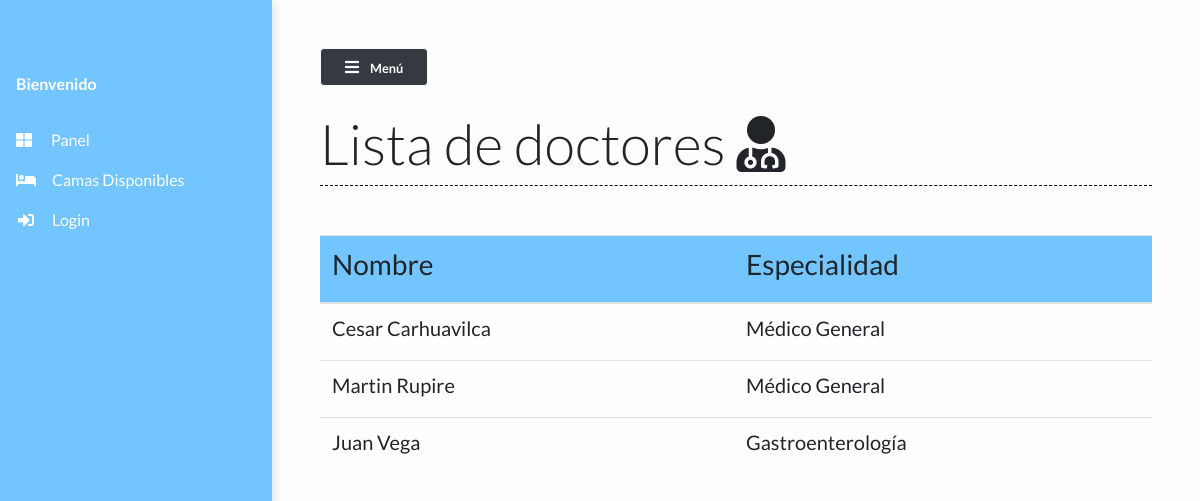
/doctor_list/, run on an earlier commit of the app's database.
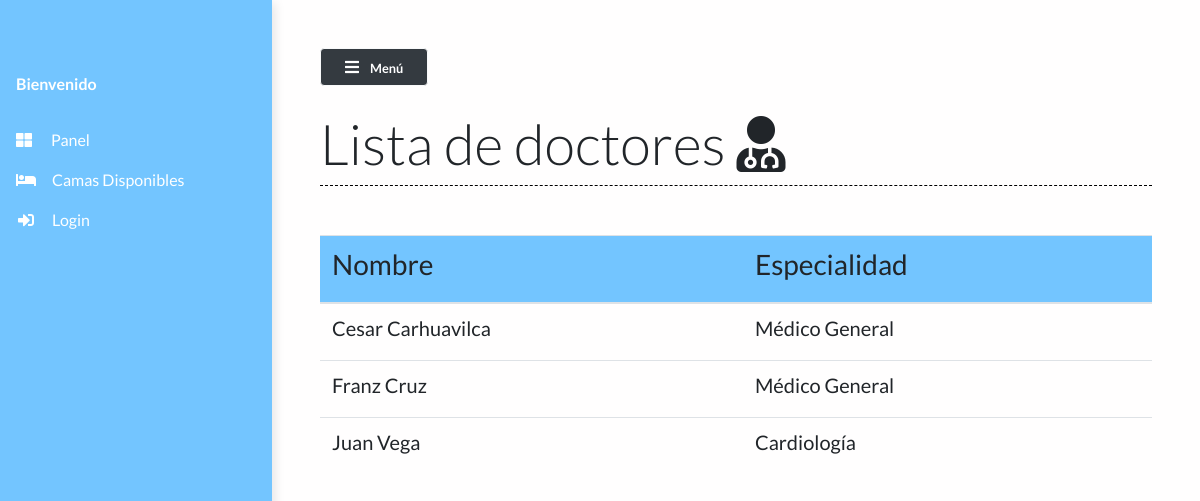
And on a later commit of the database.
### main/models.py (models this page shows, shortened)
class Doctor(models.Model):
    name = models.CharField(max_length=100)
    especialidad = models.CharField(max_length=50)

### main/views.py (the view)
# urls.py: path("doctor_list/", views.doctor_list, name="doctor_list"),
def doctor_list(request):
    doctors = Doctor.objects.all()
    context = {'doctors':doctors}
    return render(request, 'main/doctor_list.html', context)

### main/templates/main/doctor_list.html
{% extends 'main/base.html' %}
{% load static %}
{% block contentTitle %}
Lista de doctores <i class="fa fa-user-md"></i>
{% endblock contentTitle %}
{% block content %}
<div class="table-responsive mt-3">
    <table class="table table-hover">
        <thead>
            <th>
                <h3>Nombre</h3>
            </th>
            <th>
                <h3>Especialidad</h3>
            </th>
        </thead>
        <tbody>
            {% for doctor in doctors %}
            <tr class="mx-auto">
                <td scope="row">
                    <h5>{{ doctor.name}}</h5>
                </td>
                <td scope="row">
                    <h5>{{ doctor.especialidad}}</h5>
                </td>
            </tr>
            {% endfor %}
        </tbody>
    </table>
</div>
{% endblock content %}

What changed in the data, as far as the page shows it:
changed Doctor: name "Martin Rupire" → "Franz Cruz"
changed Doctor "Juan Vega": especialidad "Gastroenterología" → "Cardiología"
